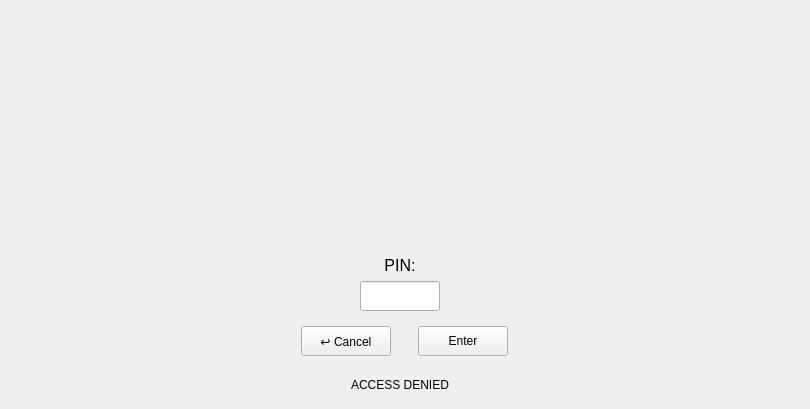
    <widget class="QWidget" name="pinScreen">
     <widget class="QWidget" name="verticalLayoutWidget_4">
      <property name="geometry">
       <rect>
        <x>0</x>
        <y>60</y>
        <width>801</width>
        <height>251</height>
       </rect>
      </property>
      <layout class="QVBoxLayout" name="verticalLayout_4">
       <item alignment="Qt::AlignmentFlag::AlignHCenter">
        <widget class="BankCardWidget" name="W_currentCard" native="true">
         <property name="minimumSize">
          <size>
           <width>275</width>
           <height>160</height>
          </size>
         </property>
         <property name="maximumSize">
          <size>
           <width>275</width>
           <height>160</height>
          </size>
         </property>
         <layout class="QVBoxLayout" name="currentCard"/>
        </widget>
       </item>
       <item>
        <layout class="QVBoxLayout" name="verticalLayout_3">
         <item alignment="Qt::AlignmentFlag::AlignHCenter|Qt::AlignmentFlag::AlignBottom">
          <widget class="QLabel" name="L_pin">
           <property name="font">
            <font>
             <pointsize>12</pointsize>
            </font>
           </property>
           <property name="text">
            <string>PIN:</string>
           </property>
           <property name="alignment">
            <set>Qt::AlignmentFlag::AlignCenter</set>
           </property>
          </widget>
         </item>
         <item alignment="Qt::AlignmentFlag::AlignHCenter">
          <widget class="QLineEdit" name="LE_pin">
           <property name="minimumSize">
            <size>
             <width>80</width>
             <height>30</height>
            </size>
           </property>
           <property name="maximumSize">
            <size>
             <width>80</width>
             <height>30</height>
            </size>
           </property>
           <property name="layoutDirection">
            <enum>Qt::LayoutDirection::LeftToRight</enum>
           </property>
           <property name="alignment">
            <set>Qt::AlignmentFlag::AlignCenter</set>
           </property>
           <property name="dragEnabled">
            <bool>false</bool>
           </property>
          </widget>
         </item>
        </layout>
       </item>
      </layout>
     </widget>
     <widget class="QLabel" name="L_accessDenied">
      <property name="geometry">
       <rect>
        <x>250</x>
        <y>370</y>
        <width>300</width>
        <height>30</height>
       </rect>
      </property>
      <property name="minimumSize">
       <size>
        <width>300</width>
        <height>30</height>
       </size>
      </property>
      <property name="maximumSize">
       <size>
        <width>300</width>
        <height>30</height>
       </size>
      </property>
      <property name="text">
       <string>ACCESS DENIED</string>
      </property>
      <property name="alignment">
       <set>Qt::AlignmentFlag::AlignCenter</set>
      </property>
     </widget>
     <widget class="QWidget" name="horizontalLayoutWidget_2">
      <property name="geometry">
       <rect>
        <x>280</x>
        <y>320</y>
        <width>251</width>
        <height>43</height>
       </rect>
      </property>
      <layout class="QHBoxLayout" name="horizontalLayout_6">
       <item>
        <widget class="QPushButton" name="B_cancelPin">
         <property name="minimumSize">
          <size>
           <width>90</width>
           <height>30</height>
          </size>
         </property>
         <property name="maximumSize">
          <size>
           <width>90</width>
           <height>30</height>
          </size>
         </property>
         <property name="text">
          <string>↩ Cancel</string>
         </property>
         <property name="checkable">
          <bool>false</bool>
         </property>
        </widget>
       </item>
       <item>
        <widget class="QPushButton" name="B_enterPin">
         <property name="minimumSize">
          <size>
           <width>90</width>
           <height>30</height>
          </size>
         </property>
         <property name="maximumSize">
          <size>
           <width>90</width>
           <height>30</height>
          </size>
         </property>
         <property name="text">
          <string>Enter</string>
         </property>
         <property name="checkable">
          <bool>false</bool>
         </property>
        </widget>
       </item>
      </layout>
     </widget>
    </widget>
